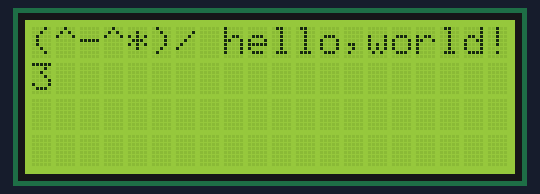
Simulated run of this sketch. Board: Arduino Uno, built with avr-gcc and run on an emulated ATmega328P. Shown: 20×4 character LCD.

Above: at 3.1 s.
At 4.1 s:
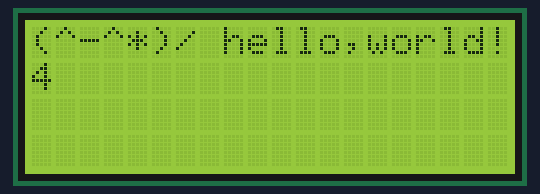
At 11.1 s:
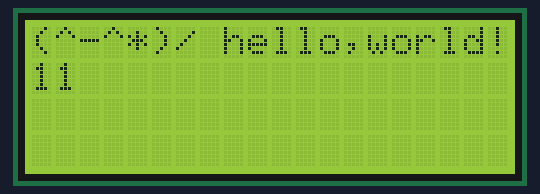
At 15.1 s:
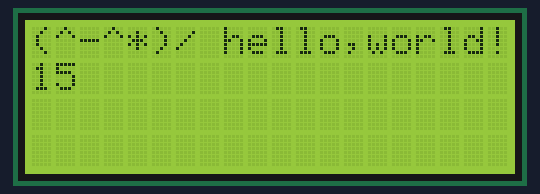
At 20.1 s:
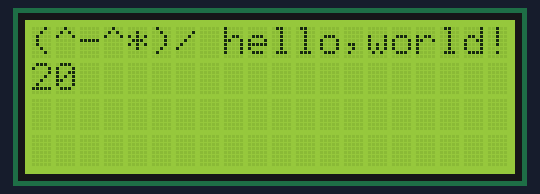
At 38.1 s:
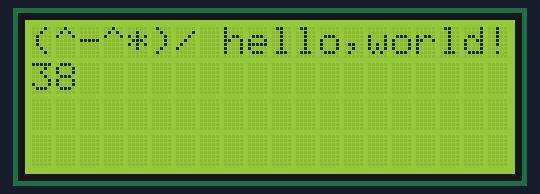

The sketch:

LCD.ino
```cpp
#define RS_PIN 4
#define E_PIN 7
#define DB4_PIN 8
#define DB5_PIN 9
#define DB6_PIN 10
#define DB7_PIN 11

#include <LiquidCrystal.h>;

LiquidCrystal lcd(RS_PIN, E_PIN, DB4_PIN, DB5_PIN, DB6_PIN, DB7_PIN);

void setup() {
  lcd.begin(20,4);
  lcd.print("(^-^*)/ hello,world!");
  delay(3000);
}

void loop() {
  lcd.setCursor(0, 1);
  lcd.print(millis()/1000);
  delay(100);
}
```

Measured:
- what the display in image 0 shows lasts 1.0 s, from 3.1 s to 4.1 s
